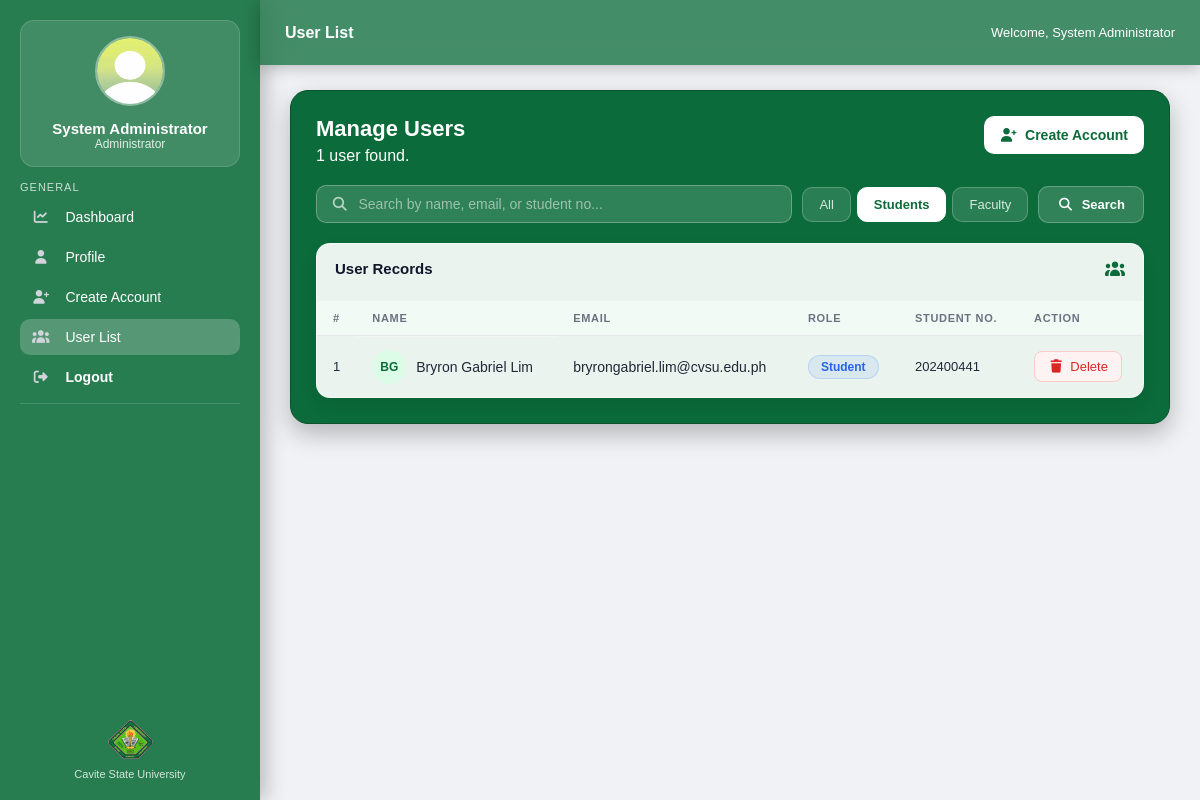
Screenshot of /php/user_list.php?role=student (signed in) with the database file from the repository.
### tables this page shows
CREATE TABLE `users` (
  `user_id` int(11) NOT NULL,
  `fullname` varchar(255) NOT NULL,
  `email` varchar(255) NOT NULL,
  `password` varchar(255) NOT NULL,
  `role` enum('student','faculty','admin') NOT NULL,
  `profile_picture` varchar(255) DEFAULT NULL
);

CREATE TABLE `students` (
  `student_id` int(11) NOT NULL,
  `user_id` int(11) NOT NULL,
  `student_number` int(11) NOT NULL,
  `program` varchar(255) NOT NULL
);

### php/user_list.php (the view, shortened to what this page needs)
<?php
include("../includes/db.php");
$admin_id = (int) $_SESSION['user_id'];
$detect = mysqli_query($conn, "SELECT role FROM users WHERE role IN ('professor','faculty') LIMIT 1");
$detected = mysqli_fetch_assoc($detect);
$faculty_role = $detected['role'] ?? 'professor';
$filter_role  = $_GET['role'] ?? 'all';
$search_query = trim($_GET['search'] ?? '');
$sql = "
SELECT
    users.user_id, users.fullname, users.email, users.role, users.profile_picture,
    students.student_number, students.program,
    faculties.department
FROM users
LEFT JOIN students  ON users.user_id = students.user_id
LEFT JOIN faculties ON users.user_id = faculties.user_id
WHERE users.role != 'admin'
";
$params = []; $types = "";
if ($filter_role !== 'all' && in_array($filter_role, ['student', 'professor', 'faculty'])) {
    $sql .= " AND users.role = ?";
    $params[] = $filter_role; $types .= "s";
}
$sql .= " ORDER BY users.role ASC, users.fullname ASC";
$stmt = mysqli_prepare($conn, $sql);
if (!empty($params)) mysqli_stmt_bind_param($stmt, $types, ...$params);
mysqli_stmt_execute($stmt);
$result = mysqli_stmt_get_result($stmt);
$users = [];
while ($row = mysqli_fetch_assoc($result)) $users[] = $row;
$admin_stmt = mysqli_prepare($conn, "SELECT fullname, profile_picture FROM users WHERE user_id = ?");
mysqli_stmt_bind_param($admin_stmt, "i", $admin_id);
mysqli_stmt_execute($admin_stmt);
$admin_data = mysqli_fetch_assoc(mysqli_stmt_get_result($admin_stmt));
$default_image   = "../media/images.jpg";
$profile_picture = $default_image;
function e(string $v): string { return htmlspecialchars($v, ENT_QUOTES, 'UTF-8'); }
?>
<!DOCTYPE html>
<html lang="en">
<head>
    <link rel="stylesheet" href="../css/studentDashBoard.css">
    <link rel="stylesheet" href="../css/user_list.css">
    <link rel="stylesheet" href="../fonts/css/all.min.css">
</head>
<body>
<div class="sidebar">
    <div>
        <div class="profile">
            <img src="<?php echo e($profile_picture); ?>" alt="Profile Picture">
            <h3><?php echo e($admin_data['fullname']); ?></h3>
            <p>Administrator</p>
        </div>
        <div class="section-title">GENERAL</div>
        <div class="nav">
            <a href="admindashboard.php"><i class="fa-solid fa-chart-line"></i> Dashboard</a>
            <a href="adminprofile.php"><i class="fa-solid fa-user"></i> Profile</a>
            <a href="create_account.php"><i class="fa-solid fa-user-plus"></i> Create Account</a>
            <a class="active" href="user_list.php"><i class="fa-solid fa-users"></i> User List</a>
            <a href="logout.php" class="logout-btn"><i class="fa-solid fa-right-from-bracket"></i> Logout</a>
        </div>
        <div class="divider"></div>
    </div>
    <div class="sidebar-footer">
        <img src="../media/cvsulogo.png" alt="CvSU Logo">
        <p>Cavite State University</p>
    </div>
</div>
<div class="header">
    <h2>User List</h2>
    <div class="user-box">Welcome, <?php echo e($admin_data['fullname']); ?></div>
</div>
<div class="main">
<div class="dashboard-container admin-dashboard">
    <div class="admin-dashboard-heading">
        <div>
            <h3>Manage Users</h3>
            <?php echo count($users); ?> user<?php echo count($users) !== 1 ? 's' : ''; ?> found.</p>
        </div>
        <a href="create_account.php" class="admin-action-btn">
            <i class="fa-solid fa-user-plus"></i> Create Account
        </a>
    </div>
    <form class="mu-filters" method="GET" action="user_list.php">
        <div class="mu-search">
            <i class="fa-solid fa-magnifying-glass"></i>
            <input type="text" name="search" placeholder="Search by name, email, or student no..."
                   value="<?php echo e($search_query); ?>">
        </div>
        <div class="mu-role-tabs">
            <a href="user_list.php?role=all<?php echo $search_query ? '&search='.urlencode($search_query) : ''; ?>"
               class="role-tab <?php echo $filter_role === 'all' ? 'active' : ''; ?>">All</a>
            <a href="user_list.php?role=student<?php echo $search_query ? '&search='.urlencode($search_query) : ''; ?>"
               class="role-tab <?php echo $filter_role === 'student' ? 'active' : ''; ?>">Students</a>
            <a href="user_list.php?role=<?php echo e($faculty_role); ?><?php echo $search_query ? '&search='.urlencode($search_query) : ''; ?>"
               class="role-tab <?php echo $filter_role === $faculty_role ? 'active' : ''; ?>">Faculty</a>
        </div>
        <button type="submit" class="mu-search-btn">
            <i class="fa-solid fa-magnifying-glass"></i> Search
        </button>
    </form>
    <div class="admin-panel" style="padding: 0; overflow: hidden;">
        <div class="admin-panel-header" style="padding: 16px 18px 14px;">
            <h4>User Records</h4>
            <i class="fa-solid fa-users"></i>
        </div>
        <div class="mu-table-wrap">
            <?php if (empty($users)): ?>
                <div class="mu-empty">
                    <i class="fa-solid fa-users-slash"></i>
                    <p>No users found.</p>
                </div>
            <?php else: ?>
            <table class="mu-table">
                <thead>
                    <tr>
                        <th>#</th>
                        <th>Name</th>
                        <th>Email</th>
                        <th>Role</th>
                        <th>Student No.</th>
                        <th>Action</th>
                    </tr>
                </thead>
                <tbody>
                <?php foreach ($users as $i => $user): ?>
                    <tr id="row-<?php echo (int)$user['user_id']; ?>">
                        <td class="td-num"><?php echo $i + 1; ?></td>
                        <td class="td-name">
                            <div class="user-avatar">
                                <?php
                                $words    = explode(' ', trim($user['fullname']));
                                $initials = strtoupper(
                                    ($words[0][0] ?? '') . ($words[1][0] ?? '')
                                );
                                echo e($initials);
                                ?>
                            </div>
                            <span><?php echo e($user['fullname']); ?></span>
                        </td>
                        <td><?php echo e($user['email']); ?></td>
                        <td>
                            <span class="role-badge role-<?php echo e($user['role']); ?>">
                                <?php echo ucfirst(e($user['role'])); ?>
                            </span>
                        </td>
                        <td class="td-details">
                            <?php if ($user['role'] === 'student'): ?>
                                <?php echo e($user['student_number'] ?? '—'); ?>
                            <?php else: ?>
                                —
                            <?php endif; ?>
                        </td>
                        <td>
                            <button class="delete-btn"
                                onclick="confirmDelete(<?php echo (int)$user['user_id']; ?>, '<?php echo e(addslashes($user['fullname'])); ?>')">
                                <i class="fa-solid fa-trash"></i> Delete
                            </button>
                        </td>
                    </tr>
                <?php endforeach; ?>
                </tbody>
            </table>
            <?php endif; ?>
        </div>
    </div>
</div>
</div>
</body>
</html>

### css/studentDashBoard.css (style rules this page uses)
* { margin:0; padding:0; box-sizing:border-box; font-family:Arial, sans-serif; }
body { display:flex; min-height:100vh; overflow-x:hidden; background:whitesmoke; background-size:cover; background-position:center; color:#eaf5ef; }
.sidebar { width:260px; min-width:260px; background:rgba(11,107,58,0.88); backdrop-filter:blur(14px); color:white; padding:20px; display:flex; flex-direction:column; justify-content:space-between; box-shadow:5px 0 20px rgba(0,0,0,0.25); z-index:1000; position:relative; }
.profile { background:rgba(255,255,255,0.12); padding:15px; border-radius:14px; text-align:center; margin-bottom:14px; border:1px solid rgba(255,255,255,0.15); }
.profile img { width:70px; height:70px; border-radius:50%; margin-bottom:10px; border:2px solid rgba(255,255,255,0.4); }
.profile h3 { font-size:15px; }
.profile p { font-size:12px; opacity:0.85; }
.section-title { font-size:11px; letter-spacing:1px; opacity:0.75; margin:14px 0 6px; }
.nav { display:flex; flex-direction:column; gap:4px; }
.nav a { color:white; text-decoration:none; padding:10px 12px; border-radius:10px; font-size:14px; display:flex; gap:8px; align-items:center; transition:0.25s; margin:0; }
.active { background:rgba(255,255,255,0.22); }
.divider { height:1px; background:rgba(255,255,255,0.15); margin:8px 0; }
.sidebar-footer { text-align:center; padding-top:10px; }
.sidebar-footer img { width:45px; margin-bottom:5px; }
.sidebar-footer p { font-size:11px; opacity:0.8; }
.header { position:fixed; z-index:1000; top:0; left:260px; right:0; height:65px; background:rgba(11,107,58,0.75); backdrop-filter:blur(14px); display:flex; align-items:center; justify-content:space-between; padding:0 25px; box-shadow:0 2px 15px rgba(0,0,0,0.25); }
.header h2 { font-size:16px; color:white; }
.user-box { font-size:13px; color:white; }
.main { flex:1; padding:90px 30px 30px; animation:fadeIn 0.35s ease-out; will-change:transform, opacity; }
.dashboard-container { background:#0b6b3a; color:white; border-radius:18px; padding:25px; border:1px solid #09522c; box-shadow:0 10px 25px rgba(0,0,0,0.25); }
.logout-btn { color: #ff4d4d; font-weight: bold; }
.nav a i { margin-right: 8px; color: #d1d5db; }

### rows the page displays
users: fullname "System Administrator"
students: user.fullname "BG", user.fullname "Bryron Gabriel Lim", user.email "bryrongabriel.lim@cvsu.edu.ph", user.role "Student", student_number "202400441"

### other values shown
count($users) "1"
